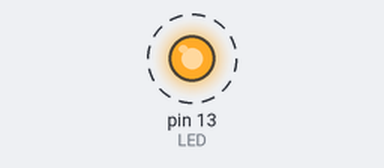
The sketch below on a simulated Arduino Uno, built with avr-gcc and run on an emulated ATmega328P. Shown: output pins drawn as LEDs (lit = HIGH). Dashed ring = blinking.

Above: at 0.5 s.
Timing chart, 0 to 4.6 s (numbered marks = the images above):
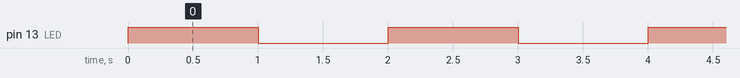

The sketch:

Test1.ino
```cpp
//상수 변수 선언
const int LED = 13;
const int HIGH_VALUE = 1;
const int LOW_VALUE = 0;

// 장치에 대한 환경 설정
void setup() {
  // 아두이노 핀맵 참조
  // 13번핀(LED_BUILTIN) 출력 방향 설정
  pinMode(LED, OUTPUT);

}
// main() 메서드 숨겨져있음.
// 동작하는 루틴 적용.
void loop() {
  // 13번핀 디지털 신호 high
  digitalWrite(LED, HIGH_VALUE);
  // 시간 딜레이 1초 2초 등 바꿀 수 있음 ms 기준으로 1000ms = 1초
  delay(1000);
  // 13번핀 디지털 신호 low
  digitalWrite(LED, LOW_VALUE);
  delay(1000);
}
```

Measured:
- by itself, pin 13 (LED): alternates HIGH for 1.0 s and LOW for 1.0 s
